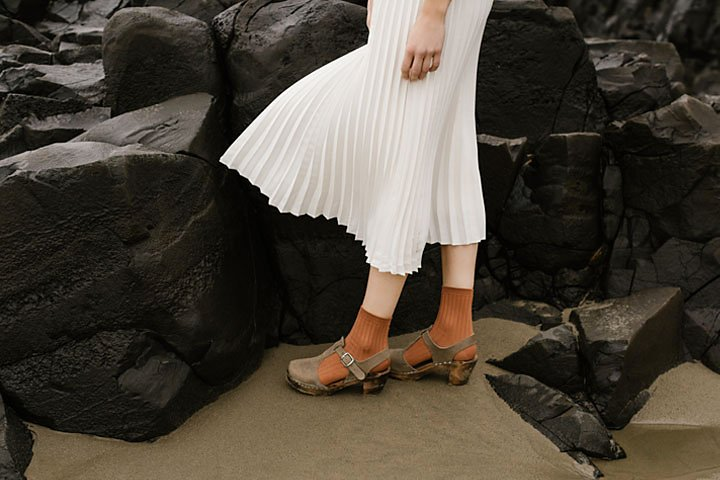
#> input picture a1images/highlights_and_shadows.jpg, 720 x 480 px
$ python 'Applying Gamma Correction.py'
#> lines starting #> are read from the running program, lines starting #| are printed output that depends on the picture
import cv2 as cv
import matplotlib.pyplot as plt
import numpy as np

img_orig = cv.imread('a1images/highlights_and_shadows.jpg', cv.IMREAD_COLOR)
#> img_orig is the input picture: shape (480, 720, 3); mean B, G, R 58.1, 68.6, 75.7

img_rgb = cv.cvtColor(img_orig, cv.COLOR_BGR2RGB)

img_ceilab = cv.cvtColor(img_orig, cv.COLOR_BGR2Lab)        # Convert the image into CEILAB color space
#> img_ceilab: shape (480, 720, 3); mean of channels 0, 1, 2 71.3, 129.1, 135
l_channel, a_channel, b_channel = cv.split(img_ceilab)      # Split the converted image into three channels
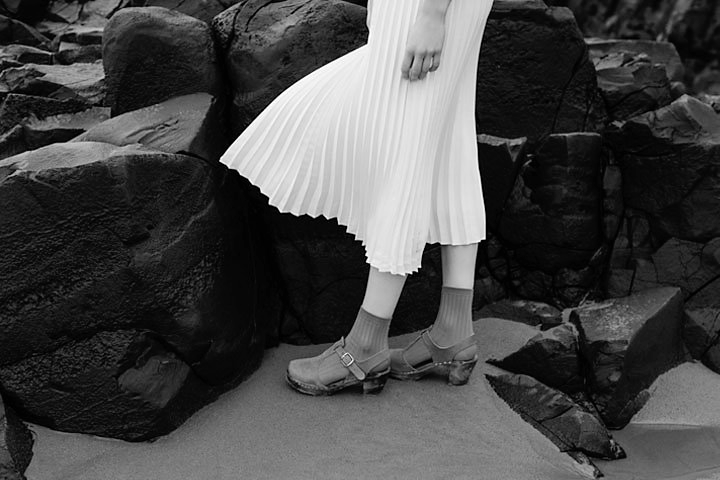
#> l_channel: shape (480, 720); min 0, max 255, mean 71.3
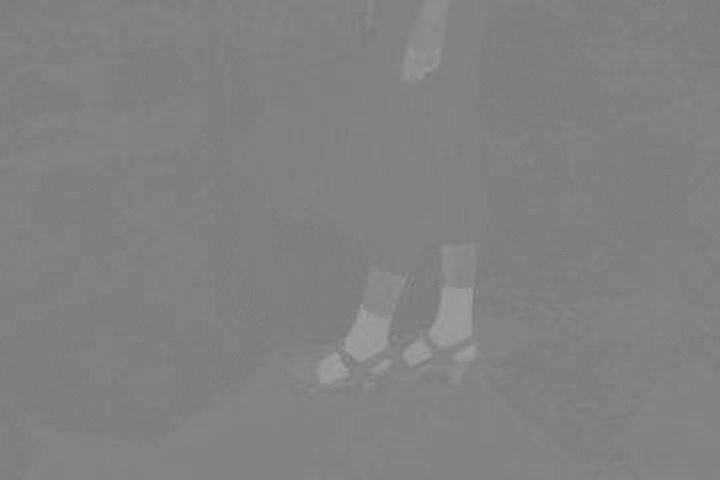
#> a_channel: shape (480, 720); min 119, max 160, mean 129.1

#region
plt.figure(figsize=(12,6))

plt.subplot(221)
plt.imshow(img_rgb)
plt.title('Original Image')
plt.axis('off')

plt.subplot(222)
plt.imshow(l_channel, cmap="gray")
plt.title('L Channel of the Image')
plt.axis('off')

plt.subplot(223)
plt.imshow(a_channel, cmap="gray")
plt.title('A Channel of the Image')
plt.axis('off')

plt.subplot(224)
plt.imshow(b_channel, cmap="gray")
plt.title('B Channel of the Image')
plt.axis('off')

plt.tight_layout()
#endregion

gamma = 0.78
table = np.array([(i/255.0)**(gamma)*255.0 for i in np.arange(0, 256)]).astype('uint8')
l_channel_gamma_corrected = cv.LUT(l_channel, table)        # Apply gamma correction only for L channel
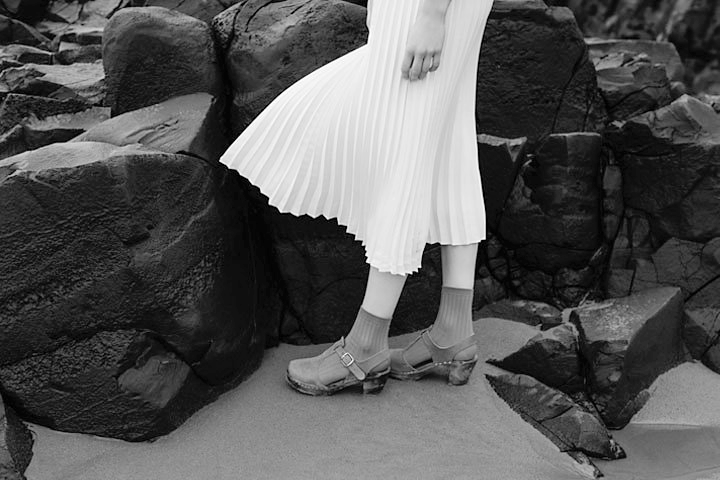
#> l_channel_gamma_corrected: shape (480, 720); min 0, max 255, mean 86.2
img_gamma = cv.merge((l_channel_gamma_corrected, a_channel, b_channel))     # Merge L channel with other channels
#> img_gamma: shape (480, 720, 3); mean of channels 0, 1, 2 86.2, 129.1, 135
img_corrected = cv.cvtColor(img_gamma, cv.COLOR_Lab2RGB)
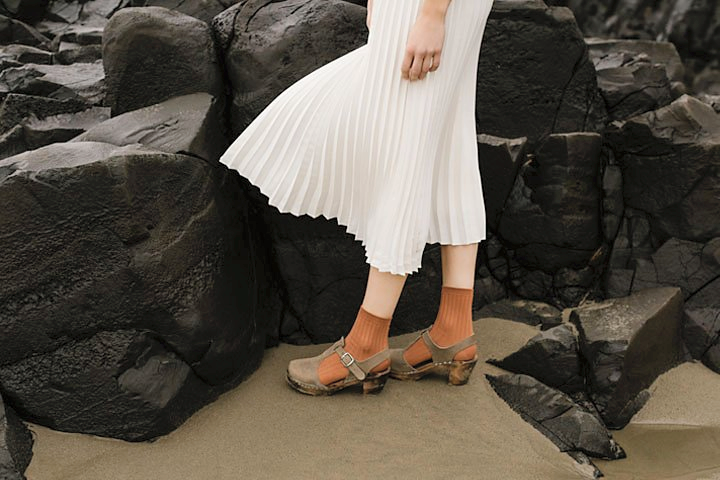
#> img_corrected: shape (480, 720, 3); mean R, G, B 89.7, 82.4, 72

#region
fig, ax = plt.subplots(1, 2, sharex='all', sharey='all', figsize=(12,6))
ax[0].imshow(img_rgb)
ax[0].set_title('Original Image')

ax[1].imshow(img_corrected)
ax[1].set_title('Gamma Corrected Image')
#endregion

f, ax = plt.subplots(1, 2, figsize=(12, 4))
space = ('l', 'a', 'b')
color = ('r', 'g', 'b')

for i, c in enumerate(space):
    hist_orig = cv.calcHist([img_ceilab], [i], None, [256], [0, 256])       # Calculate histogram for original image
    ax[0].plot(hist_orig, color=color[i])
    hist_gamma = cv.calcHist([img_gamma], [i], None, [256], [0, 256])       # Calculate histogram for gamma corrected image
    ax[1].plot(hist_gamma, color=color[i])

#region
ax[0].set_title('Histogram of the Original Image')
ax[0].set_xlabel('Pixels')
ax[0].set_ylabel('Frequency')


ax[1].set_title('Histogram of the Gamma Corrected Image')
ax[1].set_xlabel('Pixels')
ax[1].set_ylabel('Frequency')

#endregion
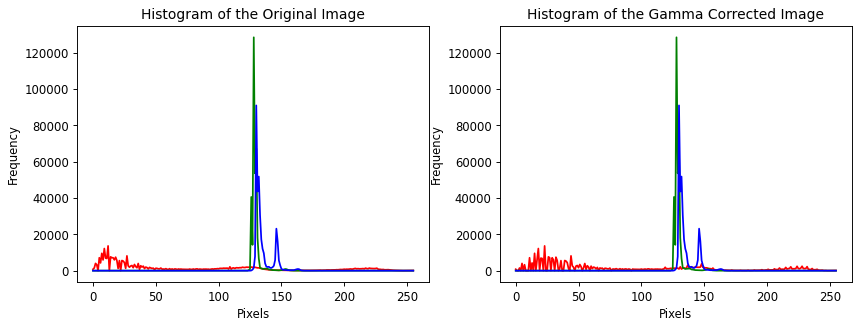
#> figure drawn by matplotlib, 2 panels; panel 1: curve peaks at x = 12, y = 13634; panel 1: curve peaks at x = 128, y = 128418; panel 1: curve peaks at x = 130, y = 90934; panel 2: curve peaks at x = 23, y = 13634

$ run again, with a1images/daisy.jpg copied over a1images/highlights_and_shadows.jpg
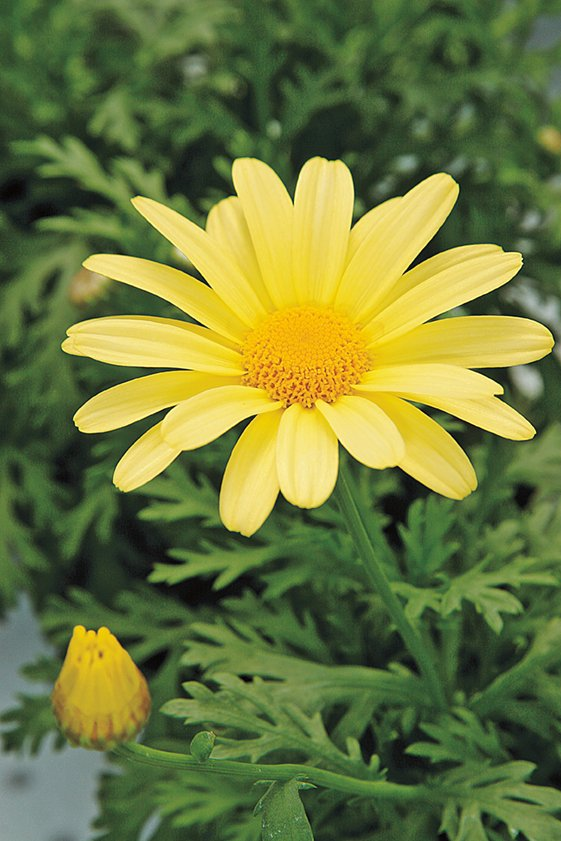
#> input picture a1images/daisy.jpg, 561 x 841 px
#> img_orig is the input picture: shape (841, 561, 3); mean B, G, R 60.7, 120.3, 108.5
#> img_ceilab: shape (841, 561, 3); mean of channels 0, 1, 2 121.3, 114.4, 157.2
#> img_gamma: shape (841, 561, 3); mean of channels 0, 1, 2 139.2, 114.4, 157.2
#> `img_corrected = cv.cvtColor(img_gamma, cv.COLOR_Lab2RGB)`:
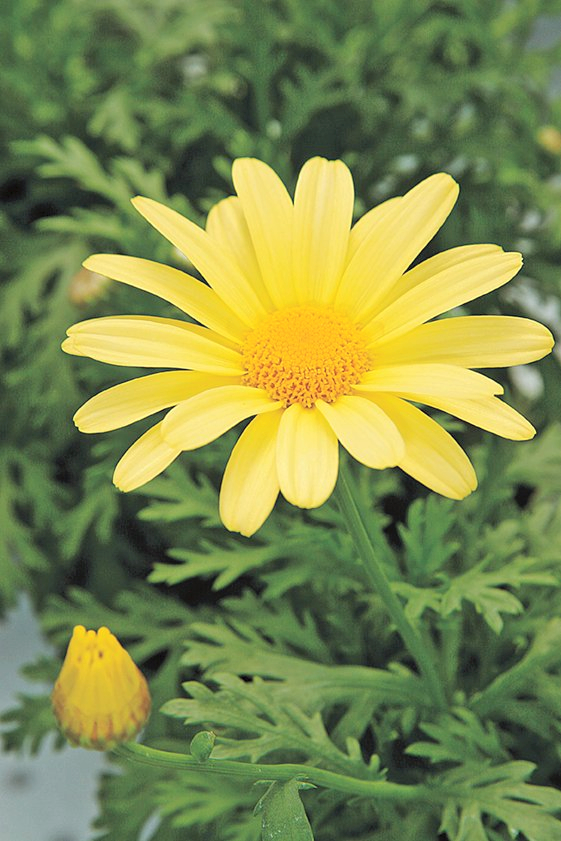
#> img_corrected: shape (841, 561, 3); mean R, G, B 125.7, 137.9, 77.6
#> `#endregion`:
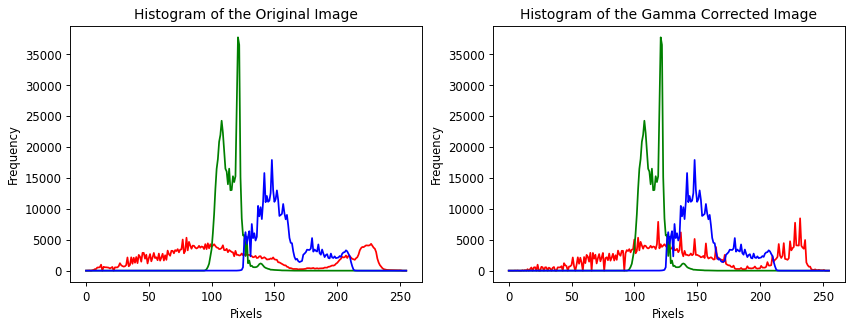
#> figure drawn by matplotlib, 2 panels; panel 1: curve peaks at x = 80, y = 5335; panel 1: curve peaks at x = 121, y = 37748; panel 1: curve peaks at x = 148, y = 17909; panel 2: curve peaks at x = 232, y = 8463

$ run again, with a1images/emma.jpg copied over a1images/highlights_and_shadows.jpg
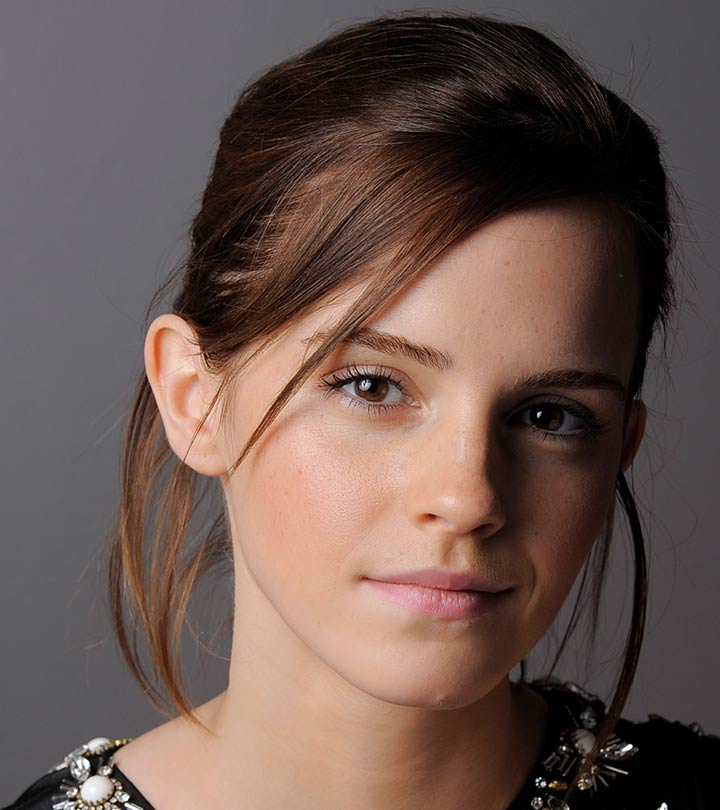
#> input picture a1images/emma.jpg, 720 x 810 px
#> img_orig is the input picture: shape (810, 720, 3); mean B, G, R 80.1, 87.4, 106.8
#> img_ceilab: shape (810, 720, 3); mean of channels 0, 1, 2 97, 134.8, 135.1
#> img_gamma: shape (810, 720, 3); mean of channels 0, 1, 2 114.5, 134.8, 135.1
#> `img_corrected = cv.cvtColor(img_gamma, cv.COLOR_Lab2RGB)`:
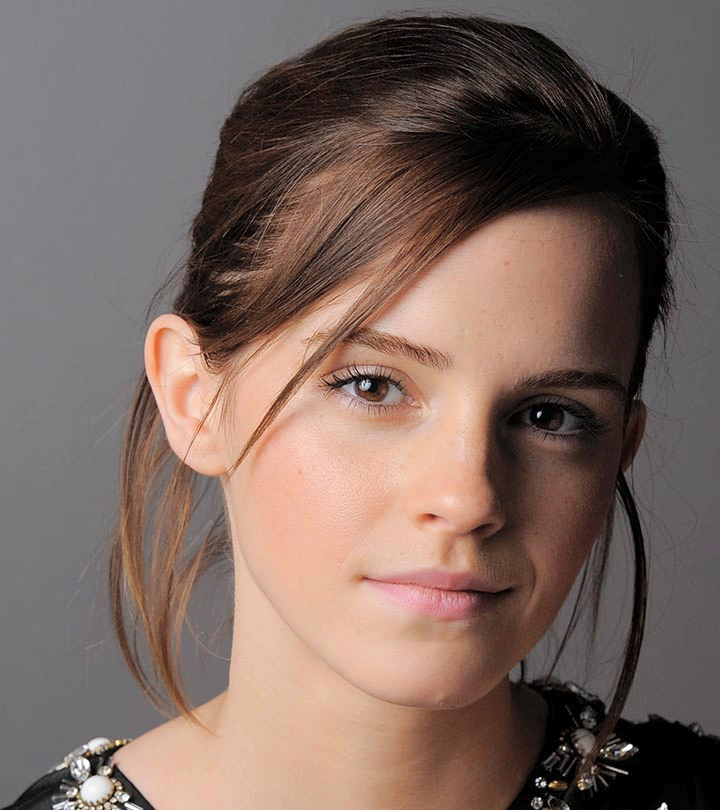
#> img_corrected: shape (810, 720, 3); mean R, G, B 124.3, 104.3, 96.8
#> `#endregion`:
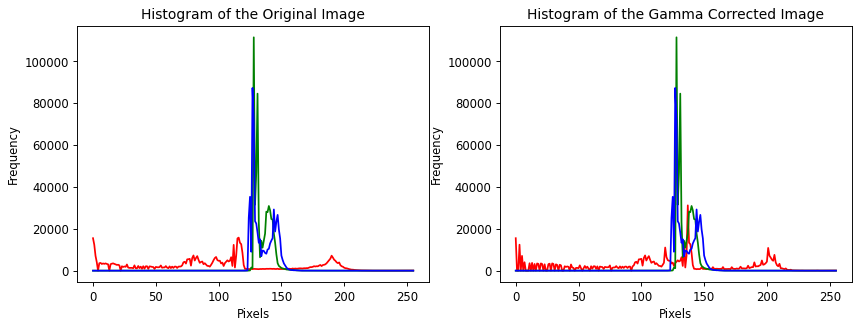
#> figure drawn by matplotlib, 2 panels; panel 1: curve peaks at x = 116, y = 15795; panel 1: curve peaks at x = 128, y = 111415; panel 1: curve peaks at x = 127, y = 87245; panel 2: curve peaks at x = 137, y = 31175
